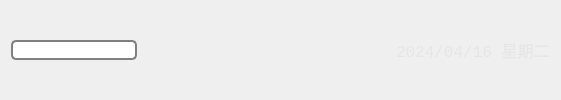
     <widget class="QWidget" name="widget01" native="true">
      <layout class="QHBoxLayout" name="horizontalLayout_7" stretch="0,0,3">
       <property name="spacing">
        <number>22</number>
       </property>
       <item>
        <layout class="QHBoxLayout" name="horizontalLayout_9">
         <item>
          <widget class="QLineEdit" name="lineEditCity">
           <property name="styleSheet">
            <string notr="true"> QLineEdit {
     border: 2px solid gray;
     border-radius: 5px;
     padding: 0 8px;
     background: white;
     selection-background-color: darkgray;
 }</string>
           </property>
           <property name="text">
            <string/>
           </property>
          </widget>
         </item>
         <item>
          <widget class="QPushButton" name="pushButton">
           <property name="minimumSize">
            <size>
             <width>35</width>
             <height>35</height>
            </size>
           </property>
           <property name="maximumSize">
            <size>
             <width>35</width>
             <height>35</height>
            </size>
           </property>
           <property name="styleSheet">
            <string notr="true">
border-radius: 20px;</string>
           </property>
           <property name="text">
            <string/>
           </property>
           <property name="icon">
            <iconset resource="res.qrc">
             <normaloff>:/new/prefix1/res/search.png</normaloff>:/new/prefix1/res/search.png</iconset>
           </property>
          </widget>
         </item>
        </layout>
       </item>
       <item>
        <spacer name="horizontalSpacer_2">
         <property name="orientation">
          <enum>Qt::Horizontal</enum>
         </property>
         <property name="sizeHint" stdset="0">
          <size>
           <width>180</width>
           <height>20</height>
          </size>
         </property>
        </spacer>
       </item>
       <item>
        <widget class="QLabel" name="labelCurrentDate">
         <property name="font">
          <font>
           <family>Courier New</family>
           <pointsize>12</pointsize>
          </font>
         </property>
         <property name="styleSheet">
          <string notr="true">color:rgb(230,230,230);</string>
         </property>
         <property name="text">
          <string>2024/04/16 星期二</string>
         </property>
        </widget>
       </item>
      </layout>
     </widget>
